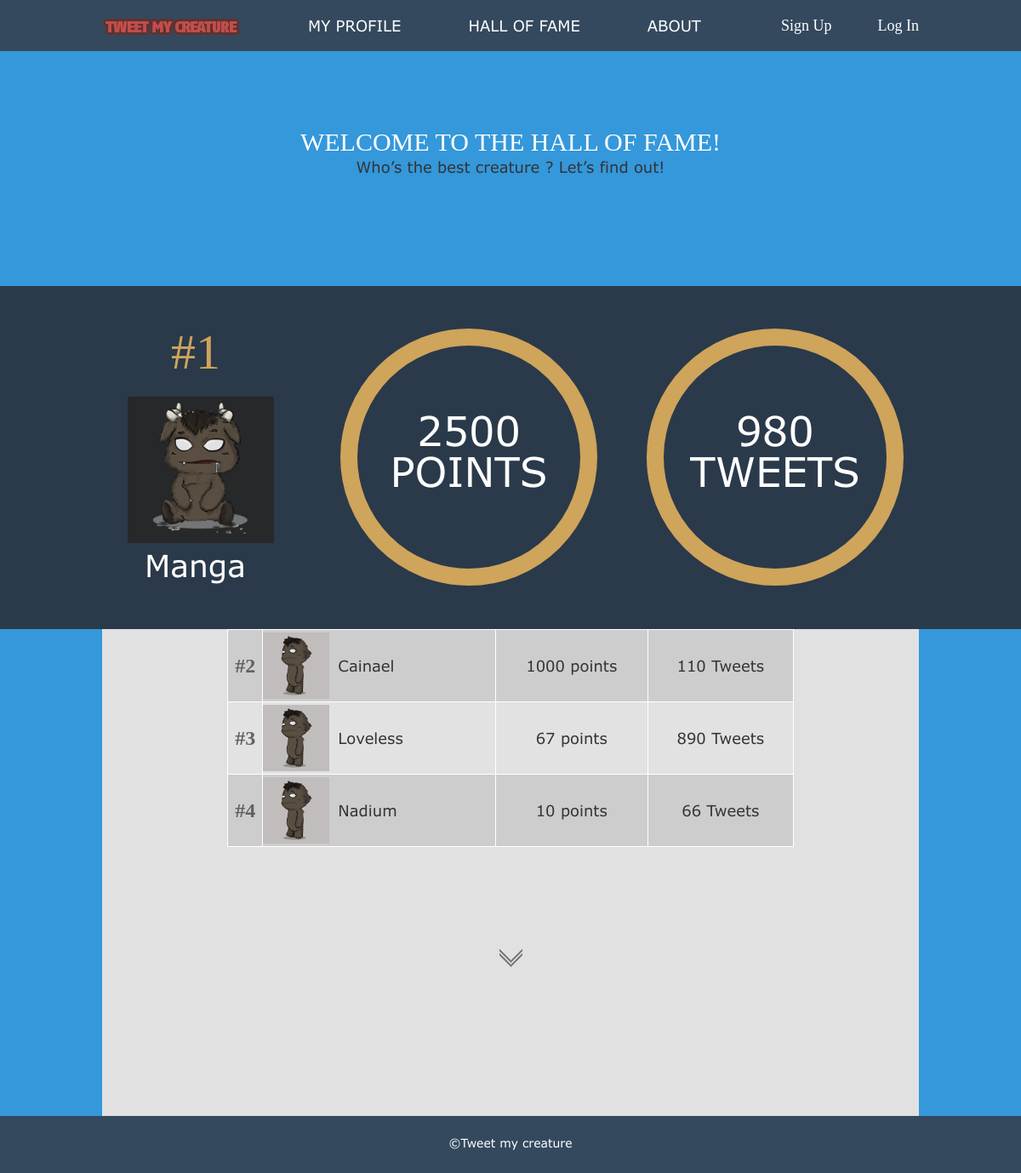
Before: /Integration/hof.php with the older database file.
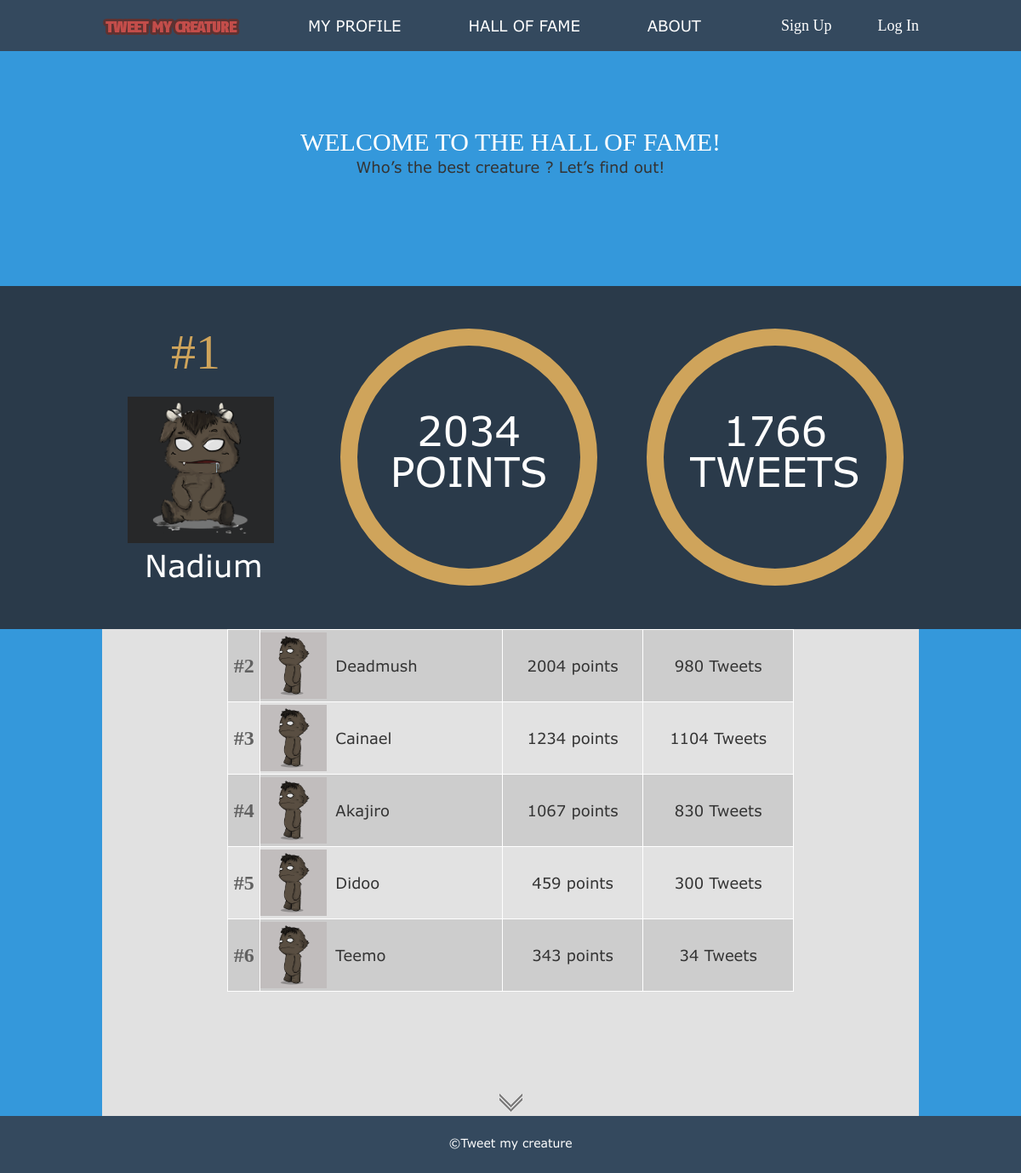
After: the same page with the newer database file.
### tables this page shows
CREATE TABLE `User` (
  `US_id` int(11) NOT NULL AUTO_INCREMENT,
  `US_twitter` varchar(250) NOT NULL,
  `US_mail` varchar(250) NOT NULL,
  `US_pw` varchar(250) NOT NULL,
  `US_point` int(11) NOT NULL,
  `CR_id` int(11) NOT NULL,
  `US_music` int(11) NOT NULL,
  `US_food` int(11) NOT NULL,
  `US_photo` int(11) NOT NULL,
  PRIMARY KEY (`US_id`),
  UNIQUE KEY `CR_id` (`CR_id`)
);

### Integration/hof.php (the view, shortened to what this page needs)
<!doctype html>
<html lang="en">
<head>
	<link rel="stylesheet" href="css/reset.css">
	<link rel="stylesheet" href="css/style.css">
</head>
<body>
	<?php include_once("partial/header.php"); ?>
	<header id="headerhof">
				<h1>Welcome to the Hall of Fame!</h1>
				<div>Who’s the best creature ? Let’s find out!</div>
	</header>
	<section id="contenthof">
<?php
$sqluser="SELECT * FROM User ORDER BY US_point DESC;";
$resuser=mysql_query($sqluser);
?>
		<div id="no1">
			<?php
				$tabuser1=mysql_fetch_array($resuser);
						echo '<div class="number">#1</div>';
						echo '<div class="imgwinner"></div>
						<div class="userwin">'.$tabuser1["US_twitter"].'</div>';
						echo '<div class="point"><font size="58px"><p id="textpoint">'.$tabuser1["US_point"].' </font><font size="30px">points</p></font></div> ';
						echo '<div class="nbtweet"><font size="58px"><p id="textpoint">'.$tabuser1["US_music"].' </font> <font size="30px">tweets</p></font> </div>';
			?>
		</div>
		<div id="tableuser">
			<table id="tableother" border="1">
			<?php
			$i=2;
			while($tabuser=mysql_fetch_array($resuser))
			{
				if($i%2 == 0 )
				{
					echo '<tr><td id="bgfonce" style="font-weight:bold; font-family:Fago; font-size:24px; color:#616161;">#'.$i.'</td>';
					echo '<td id="bgfonce"><div id="imgcreature"></div> <p class="username">'.$tabuser["US_twitter"].'</p></td>';
					echo '<td id="bgfonce">'.$tabuser["US_point"].' points </td>';
					echo '<td id="bgfonce">'.$tabuser["US_music"].' Tweets </td>';
					echo '</tr>';
				}
                if($i%2 != 0 )
                {
                        echo '<tr><td id="bgclair"style="font-weight:bold; font-family:Fago; font-size:24px; color:#616161;">#'.$i.'</td>';
                        echo '<td id="bgclair"><div id="imgcreature"></div> <p class="username">'.$tabuser["US_twitter"].'</p></td>';
                        echo '<td id="bgclair">'.$tabuser["US_point"].' points </td>';
                        echo '<td id="bgclair">'.$tabuser["US_music"].' Tweets </td>';
                        echo '</tr>';
                }
			$i++;
			}
			?>
			</table>
	<a href="#"><div class="arrow"></div></a>
		</div>
	</section>
	<footer>©Tweet my creature</footer>
</body>
</html>

Changed rows visible on the page:
no longer on one of the page's lists (row edited): user: US_twitter "Nadium", US_point "10", US_music "66"
now on one of the page's lists (row edited): user: US_twitter "Deadmush", US_point "2004", US_music "980"
changed user "Cainael": US_point "1000" → "1234"; US_music "110" → "1104"
changed user: US_twitter "Loveless" → "Akajiro"; US_point "67" → "1067"; US_music "890" → "830"
added user: US_twitter "Didoo", US_point "459", US_music "300"
added user: US_twitter "Teemo", US_point "343", US_music "34"
Other visible differences:
$tabuser1["US_twitter"]: "Manga" → "Nadium"
$tabuser1["US_point"]: "2500" → "2034"
$tabuser1["US_music"]: "980" → "1766"
